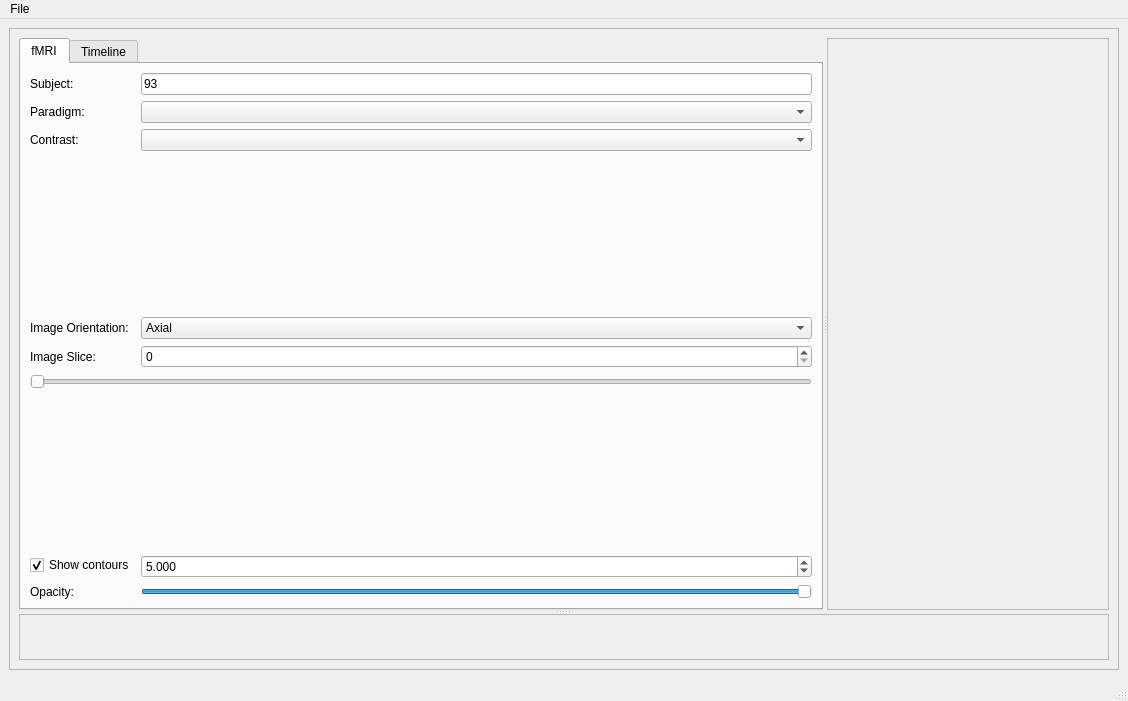
<?xml version="1.0" encoding="UTF-8"?>
<ui version="4.0">
 <class>fMRI_Explorer</class>
 <widget class="QMainWindow" name="fMRI_Explorer">
  <property name="geometry">
   <rect>
    <x>0</x>
    <y>0</y>
    <width>1128</width>
    <height>701</height>
   </rect>
  </property>
  <property name="windowTitle">
   <string>Braviz - fMRI Explore</string>
  </property>
  <property name="windowIcon">
   <iconset>
    <normalon>:/icons/fmri_explore_small.png</normalon>
   </iconset>
  </property>
  <widget class="QWidget" name="centralwidget">
   <layout class="QGridLayout" name="gridLayout">
    <item row="0" column="0">
     <widget class="QFrame" name="frame_2">
      <property name="frameShape">
       <enum>QFrame::StyledPanel</enum>
      </property>
      <property name="frameShadow">
       <enum>QFrame::Raised</enum>
      </property>
      <layout class="QVBoxLayout" name="verticalLayout">
       <item>
        <widget class="QSplitter" name="splitter_2">
         <property name="orientation">
          <enum>Qt::Vertical</enum>
         </property>
         <widget class="QSplitter" name="splitter">
          <property name="orientation">
           <enum>Qt::Horizontal</enum>
          </property>
          <widget class="QTabWidget" name="fMRI">
           <property name="currentIndex">
            <number>0</number>
           </property>
           <widget class="QWidget" name="tab">
            <attribute name="title">
             <string>fMRI</string>
            </attribute>
            <layout class="QFormLayout" name="formLayout">
             <property name="fieldGrowthPolicy">
              <enum>QFormLayout::AllNonFixedFieldsGrow</enum>
             </property>
             <item row="0" column="0">
              <widget class="QLabel" name="label">
               <property name="text">
                <string>Subject:</string>
               </property>
              </widget>
             </item>
             <item row="0" column="1">
              <widget class="QLineEdit" name="subject_edit">
               <property name="text">
                <string>93</string>
               </property>
              </widget>
             </item>
             <item row="1" column="0">
              <widget class="QLabel" name="label_2">
               <property name="text">
                <string>Paradigm:</string>
               </property>
              </widget>
             </item>
             <item row="1" column="1">
              <widget class="QComboBox" name="paradigm_combo"/>
             </item>
             <item row="2" column="0">
              <widget class="QLabel" name="label_3">
               <property name="text">
                <string>Contrast:</string>
               </property>
              </widget>
             </item>
             <item row="2" column="1">
              <widget class="QComboBox" name="contrast_combo"/>
             </item>
             <item row="4" column="0">
              <widget class="QLabel" name="label_4">
               <property name="text">
                <string>Image Orientation:</string>
               </property>
              </widget>
             </item>
             <item row="3" column="0">
              <spacer name="verticalSpacer">
               <property name="orientation">
                <enum>Qt::Vertical</enum>
               </property>
               <property name="sizeHint" stdset="0">
                <size>
                 <width>20</width>
                 <height>40</height>
                </size>
               </property>
              </spacer>
             </item>
             <item row="5" column="0">
              <widget class="QLabel" name="label_5">
               <property name="text">
                <string>Image Slice:</string>
               </property>
              </widget>
             </item>
             <item row="5" column="1">
              <widget class="QSpinBox" name="slice_spin"/>
             </item>
             <item row="4" column="1">
              <widget class="QComboBox" name="image_orientation_combo">
               <item>
                <property name="text">
                 <string>Axial</string>
                </property>
               </item>
               <item>
                <property name="text">
                 <string>Coronal</string>
                </property>
               </item>
               <item>
                <property name="text">
                 <string>Sagital</string>
                </property>
               </item>
              </widget>
             </item>
             <item row="9" column="0">
              <widget class="QCheckBox" name="show_contours_check">
               <property name="text">
                <string>Show contours</string>
               </property>
               <property name="checked">
                <bool>true</bool>
               </property>
              </widget>
             </item>
             <item row="7" column="0" colspan="2">
              <widget class="QSlider" name="slice_slider">
               <property name="orientation">
                <enum>Qt::Horizontal</enum>
               </property>
              </widget>
             </item>
             <item row="8" column="0">
              <spacer name="verticalSpacer_3">
               <property name="orientation">
                <enum>Qt::Vertical</enum>
               </property>
               <property name="sizeHint" stdset="0">
                <size>
                 <width>20</width>
                 <height>40</height>
                </size>
               </property>
              </spacer>
             </item>
             <item row="9" column="1">
              <widget class="QDoubleSpinBox" name="show_contours_value">
               <property name="locale">
                <locale language="English" country="Canada"/>
               </property>
               <property name="decimals">
                <number>3</number>
               </property>
               <property name="minimum">
                <double>0.000000000000000</double>
               </property>
               <property name="singleStep">
                <double>0.100000000000000</double>
               </property>
               <property name="value">
                <double>5.000000000000000</double>
               </property>
              </widget>
             </item>
             <item row="11" column="0">
              <widget class="QLabel" name="label_8">
               <property name="text">
                <string>Opacity:</string>
               </property>
              </widget>
             </item>
             <item row="11" column="1">
              <widget class="QSlider" name="contour_opacity_slider">
               <property name="maximum">
                <number>100</number>
               </property>
               <property name="value">
                <number>100</number>
               </property>
               <property name="tracking">
                <bool>false</bool>
               </property>
               <property name="orientation">
                <enum>Qt::Horizontal</enum>
               </property>
              </widget>
             </item>
            </layout>
           </widget>
           <widget class="QWidget" name="tab_2">
            <attribute name="title">
             <string>Timeline</string>
            </attribute>
            <layout class="QVBoxLayout" name="verticalLayout_2">
             <item>
              <widget class="QLabel" name="label_6">
               <property name="text">
                <string>Frozen points:</string>
               </property>
              </widget>
             </item>
             <item>
              <widget class="QTableView" name="frozen_points_table">
               <property name="contextMenuPolicy">
                <enum>Qt::CustomContextMenu</enum>
               </property>
               <property name="selectionBehavior">
                <enum>QAbstractItemView::SelectRows</enum>
               </property>
               <attribute name="horizontalHeaderStretchLastSection">
                <bool>true</bool>
               </attribute>
               <attribute name="verticalHeaderVisible">
                <bool>false</bool>
               </attribute>
              </widget>
             </item>
             <item>
              <widget class="QFrame" name="frame">
               <property name="frameShape">
                <enum>QFrame::NoFrame</enum>
               </property>
               <property name="frameShadow">
                <enum>QFrame::Raised</enum>
               </property>
               <layout class="QGridLayout" name="gridLayout_2">
                <property name="leftMargin">
                 <number>0</number>
                </property>
                <property name="topMargin">
                 <number>0</number>
                </property>
                <property name="rightMargin">
                 <number>0</number>
                </property>
                <property name="bottomMargin">
                 <number>0</number>
                </property>
                <item row="0" column="0">
                 <widget class="QPushButton" name="freeze_point_button">
                  <property name="text">
                   <string>Freeze current point</string>
                  </property>
                 </widget>
                </item>
                <item row="0" column="1">
                 <widget class="QPushButton" name="for_all_subjects">
                  <property name="text">
                   <string>Get point for All Subjects</string>
                  </property>
                 </widget>
                </item>
                <item row="1" column="0">
                 <widget class="QComboBox" name="time_color_combo">
                  <item>
                   <property name="text">
                    <string>Same color</string>
                   </property>
                  </item>
                 </widget>
                </item>
                <item row="1" column="1">
                 <widget class="QComboBox" name="time_aggregrate_combo">
                  <item>
                   <property name="text">
                    <string>Individual lines</string>
                   </property>
                  </item>
                  <item>
                   <property name="text">
                    <string>Aggregrate</string>
                   </property>
                  </item>
                 </widget>
                </item>
               </layout>
              </widget>
             </item>
             <item>
              <widget class="QPushButton" name="clear_button">
               <property name="text">
                <string>Clear</string>
               </property>
              </widget>
             </item>
             <item>
              <widget class="QProgressBar" name="progressBar">
               <property name="value">
                <number>100</number>
               </property>
               <property name="orientation">
                <enum>Qt::Horizontal</enum>
               </property>
               <property name="invertedAppearance">
                <bool>false</bool>
               </property>
              </widget>
             </item>
            </layout>
           </widget>
          </widget>
          <widget class="QFrame" name="vtk_frame">
           <property name="frameShape">
            <enum>QFrame::StyledPanel</enum>
           </property>
           <property name="frameShadow">
            <enum>QFrame::Raised</enum>
           </property>
          </widget>
         </widget>
         <widget class="QFrame" name="timeline_frame">
          <property name="frameShape">
           <enum>QFrame::StyledPanel</enum>
          </property>
          <property name="frameShadow">
           <enum>QFrame::Raised</enum>
          </property>
         </widget>
        </widget>
       </item>
      </layout>
     </widget>
    </item>
   </layout>
  </widget>
  <widget class="QMenuBar" name="menubar">
   <property name="geometry">
    <rect>
     <x>0</x>
     <y>0</y>
     <width>1128</width>
     <height>21</height>
    </rect>
   </property>
   <widget class="QMenu" name="menuFile">
    <property name="title">
     <string>File</string>
    </property>
    <widget class="QMenu" name="menuExport">
     <property name="title">
      <string>Export</string>
     </property>
     <addaction name="actionGraph"/>
     <addaction name="actionSignals"/>
     <addaction name="actionFrozen_Table"/>
    </widget>
    <addaction name="actionSave_scenario"/>
    <addaction name="actionLoad_scenario"/>
    <addaction name="separator"/>
    <addaction name="actionSelect_Sample"/>
    <addaction name="menuExport"/>
   </widget>
   <addaction name="menuFile"/>
  </widget>
  <widget class="QStatusBar" name="statusbar"/>
  <action name="actionSave_scenario">
   <property name="text">
    <string>Save scenario</string>
   </property>
  </action>
  <action name="actionLoad_scenario">
   <property name="text">
    <string>Load scenario</string>
   </property>
  </action>
  <action name="actionGraph">
   <property name="text">
    <string>Graph</string>
   </property>
  </action>
  <action name="actionSignals">
   <property name="text">
    <string>Signals</string>
   </property>
  </action>
  <action name="actionSelect_Sample">
   <property name="text">
    <string>Select Sample</string>
   </property>
  </action>
  <action name="actionFrozen_Table">
   <property name="text">
    <string>Frozen Table</string>
   </property>
  </action>
 </widget>
 <resources>
  <include location="resources.qrc"/>
 </resources>
 <connections>
  <connection>
   <sender>slice_spin</sender>
   <signal>valueChanged(int)</signal>
   <receiver>slice_slider</receiver>
   <slot>setValue(int)</slot>
   <hints>
    <hint type="sourcelabel">
     <x>186</x>
     <y>255</y>
    </hint>
    <hint type="destinationlabel">
     <x>184</x>
     <y>283</y>
    </hint>
   </hints>
  </connection>
  <connection>
   <sender>slice_slider</sender>
   <signal>valueChanged(int)</signal>
   <receiver>slice_spin</receiver>
   <slot>setValue(int)</slot>
   <hints>
    <hint type="sourcelabel">
     <x>366</x>
     <y>282</y>
    </hint>
    <hint type="destinationlabel">
     <x>359</x>
     <y>254</y>
    </hint>
   </hints>
  </connection>
 </connections>
</ui>
